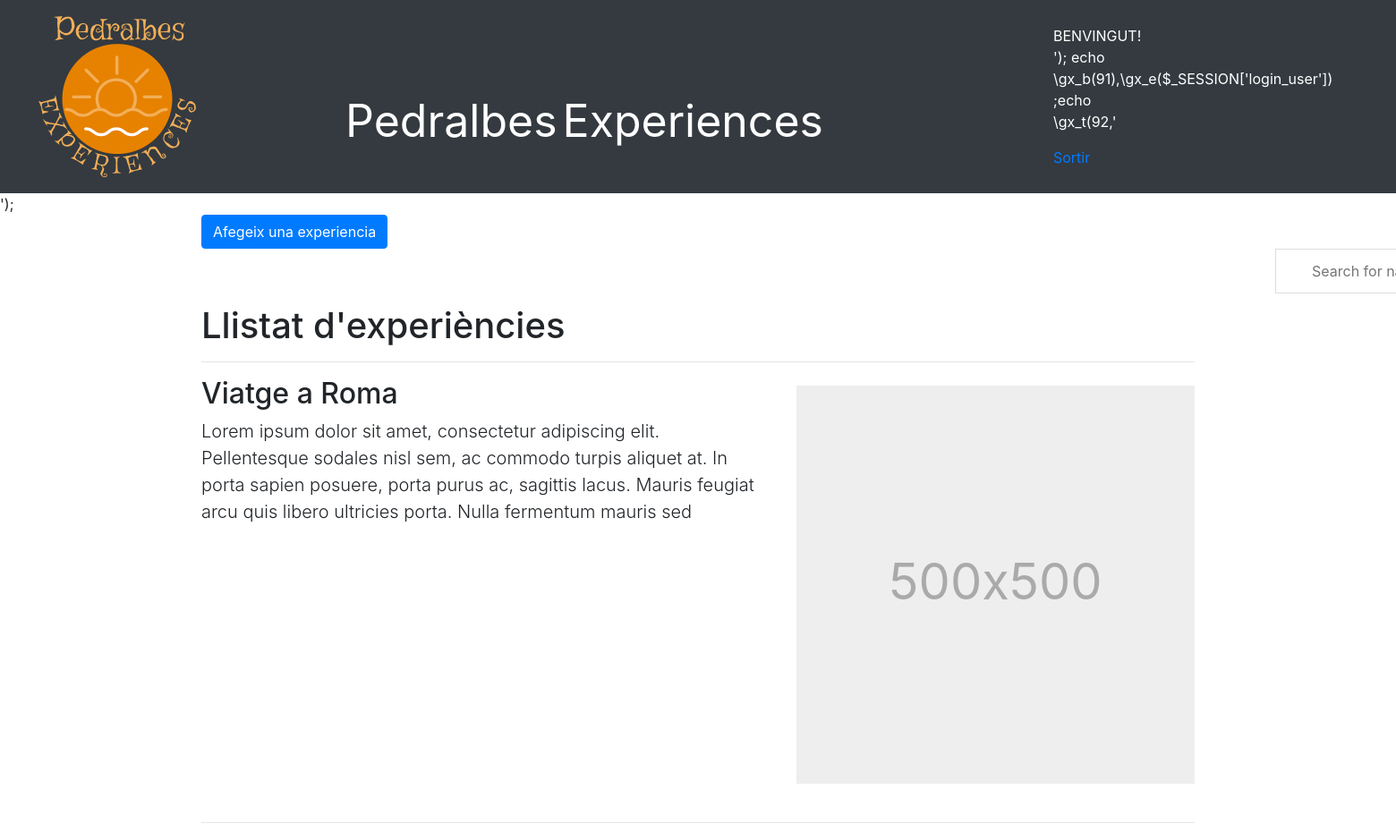
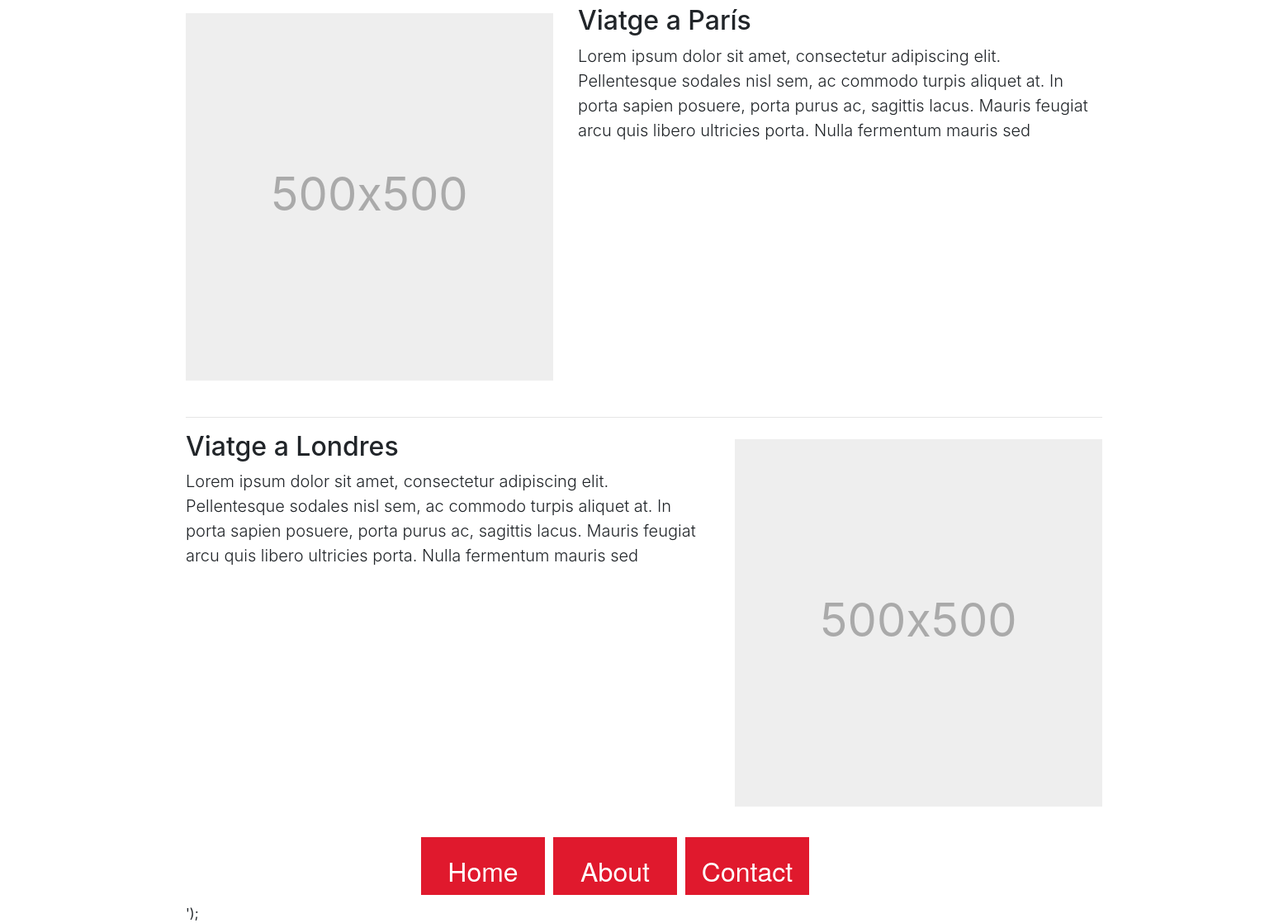
Before: /experiencies-registrat.php with the older database file (2 pictures, top to bottom).
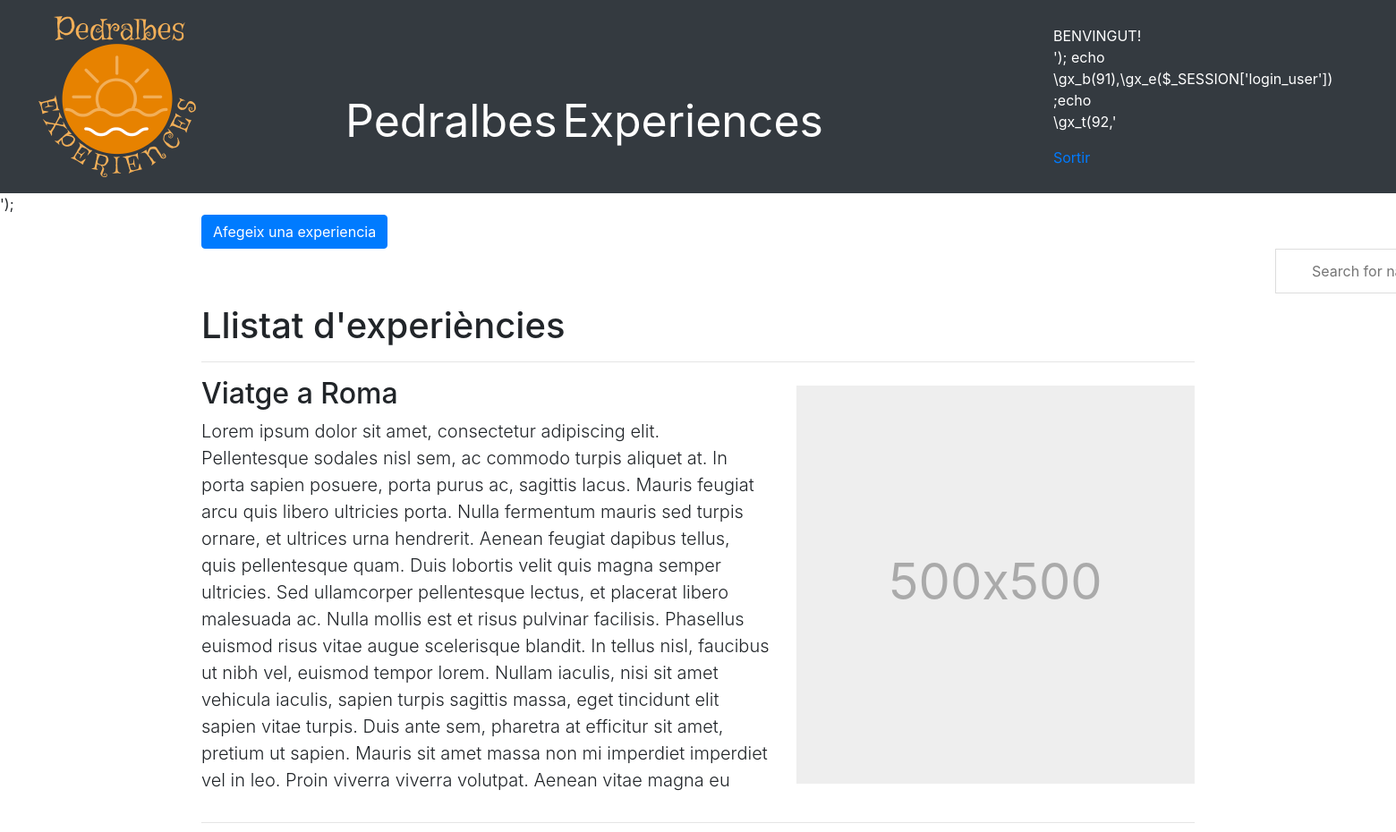
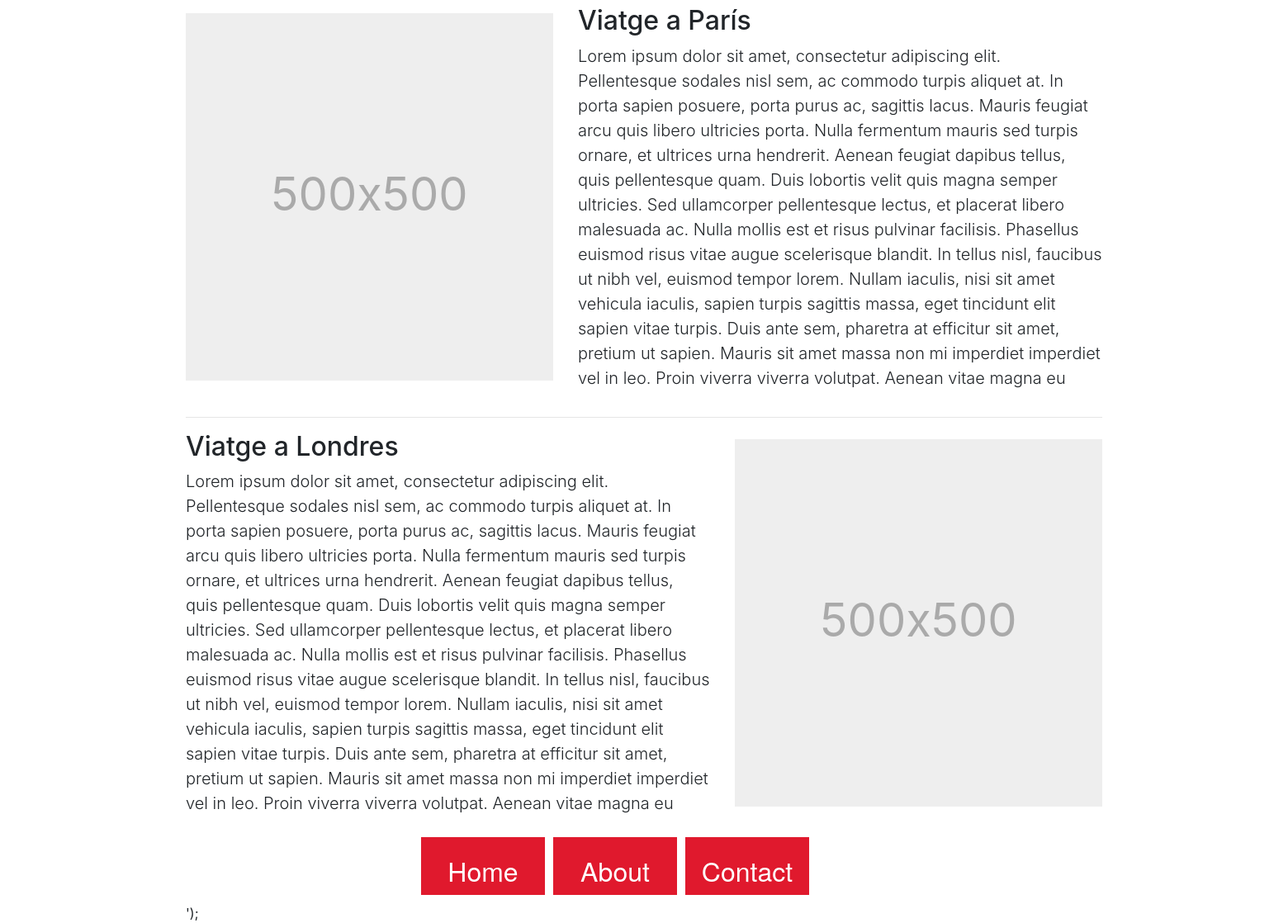
After: the same page with the newer database file (2 pictures, top to bottom).
### tables this page shows
CREATE TABLE experiencies(
	id INT(5) AUTO_INCREMENT PRIMARY KEY,
    titol VARCHAR (50) NOT NULL,
    dataPublicacio DATETIME DEFAULT CURRENT_TIMESTAMP,
    text VARCHAR(2000) NOT NULL,
    imatge VARCHAR(50) NOT NULL,
    valoracionsPositives INT(4) DEFAULT 0,
    valoracionsNegatives INT(4) DEFAULT 0,
    estat INT DEFAULT 1 CHECK(estat=0 || estat=1),
    idCategoria INT(2),
    idUsuari INT(5),
    FOREIGN KEY (idCategoria) REFERENCES categories(id)
    ON UPDATE CASCADE ON DELETE SET NULL,
    FOREIGN KEY (idUsuari) REFERENCES usuaris(id)
    ON UPDATE CASCADE ON DELETE SET NULL
);

### experiencies-registrat.php (the view, shortened to what this page needs)
<!DOCTYPE html>
  <html lang="en">
    <head>
      <link rel="stylesheet" type="text/css" href="css/bootstrap.min.css">
      <link rel="stylesheet" type="text/css" href="css/style.css">
      <link href="/docs/4.4/dist/css/bootstrap.min.css" rel="stylesheet">
      <link href="carousel.css" rel="stylesheet">
    </head>
    <body>
      <?php
        $cont = file_get_contents("header.php");
        echo $cont;
      ?>
      <main role="main">
      <div class="container marketing">
      <button type="button" class="btn btn-primary" onclick="location.href='afegirExp.php'">Afegeix una experiencia</button>
      <input type="text" id="myInput" onkeyup="myFunction()" placeholder="Search for names.." title="Type in a name">
        <h1>Llistat d'experiències</h1>
        <div class="wrapper fadeInDown">
          <div id="formContent">
            <?php
              include_once 'login.php';
              $sql = "SELECT * FROM experiencies ORDER BY ID";
              $experiencies = mysqli_query($conexio, $sql);
              $i = 0;
              foreach($experiencies as $experiencia){
                if($i % 2 == 0){
                  echo "<hr class='featurette-divider'>" .
                  "<div class='row featurette'>" .
                  "<div class='col-md-7'>" .
                  "<h2 class='featurette-heading'>" .
                  $experiencia['titol'] .
                  "</h2>
                  <p class='lead cortar-largo'>" .
                  $experiencia['text'] . "</p>
                  <p>
                  </div>
                  <div class='col-md-5'>
                  <svg class='bd-placeholder-img bd-placeholder-img-lg featurette-image img-fluid mx-auto' width='500' height='500' xmlns='http://www.w3.org/2000/svg' preserveAspectRatio='xMidYMid slice' focusable='false' role='img' aria-label='Placeholder: 500x500'><title>Placeholder</title><rect width='100%' height='100%' fill='#eee'></rect><text x='50%' y='50%' fill='#aaa' dy='.3em'>500x500</text></svg>
                  </div>
                  </div>";
                  $i++;
                }else{
                  echo "<hr class='featurette-divider'>" .
                    "<div class='row featurette'>" .
                    "<div class='col-md-7 order-md-2'>" .
                    "<h2 class='featurette-heading'>" .
                    $experiencia['titol'] .
                    "</h2>
                    <p class='lead cortar-largo'>" .
                    $experiencia['text'] . "</p>
                    <p>
                    </div>
                    <div class='col-md-5 order-md-1'>
                    <svg class='bd-placeholder-img bd-placeholder-img-lg featurette-image img-fluid mx-auto' width='500' height='500' xmlns='http://www.w3.org/2000/svg' preserveAspectRatio='xMidYMid slice' focusable='false' role='img' aria-label='Placeholder: 500x500'><title>Placeholder</title><rect width='100%' height='100%' fill='#eee'></rect><text x='50%' y='50%' fill='#aaa' dy='.3em'>500x500</text></svg>
                    </div>
                    </div>";
                    $i++;
                }
              }
            ?>
            <?php
              $cont = file_get_contents("footer.php");
              echo $cont;
            ?>
    </main>
  </body>
</html>

### css/style.css (style rules this page uses)
.bd-placeholder-img { font-size: 1.125rem; text-anchor: middle; -webkit-user-select: none; -moz-user-select: none; -ms-user-select: none; user-select: none; }
@media (min-width: 768px) { .bd-placeholder-img-lg { font-size: 3.5rem; margin-top: 10px; } }
html, body { height: 100%; }
.cortar-largo { height:420px; text-overflow:ellipsis; overflow:hidden; }
#menu { height: 10px; width: 630px; overflow: hidden; margin: 10px auto; text-align: center; text-justify: inter-word; padding-bottom:70px; }
#menu ul li { float: left; margin: 0 5px; list-style-type: none; }
#menu ul a { display: block; background: #e0192d; color: #fff; height: 80px; width: 150px; font: lighter 2em/80px "Helvetica Neue", Arial, Helvetica, Geneva, sans-serif; text-decoration: none; transition: all .35s ease-in-out; }
#myInput { margin-left: 1200px; background-position: 10px 12px; background-repeat: no-repeat; font-size: 16px; padding: 12px 20px 12px 40px; border: 1px solid #ddd; margin-bottom: 12px; }
.fototitulo { display:flex; color: white; font-size: 20px; }
.losdos { display:flex; margin-top:90px; margin-left: 140px; font-size:50px; }
.p { margin-right:3px; }
.e { margin-left:3px; }
.b { color:white; }

Changed rows visible on the page:
changed experiencies "Viatge a Roma": text "…Nulla fermentum mauris sed" → "…Nulla fermentum mauris sed turpis ornare, et ultrices urna hendrerit. Aenean feugiat dapibus tellus, quis pellentesque quam. Duis lobortis velit quis magna semper ultricies. Sed ullamcorper pellentesque lectus, et placerat libero malesuada ac. Nulla mollis est et risus pulvinar facilisis. Phasellus euismod risus vitae augue scelerisque blandit. In tellus nisl, faucibus ut nibh vel, euismod tempor lorem. Nullam iaculis, nisi sit amet vehicula iaculis, sapien turpis sagittis massa, eget tincidunt elit sapien vitae turpis. Duis ante sem, pharetra at efficitur sit amet, pretium ut sapien. Mauris sit amet massa non mi imperdiet imperdiet vel in leo. Proin viverra viverra volutpat. Aenean vitae…"
changed experiencies "Viatge a París": text "…Nulla fermentum mauris sed" → "…Nulla fermentum mauris sed turpis ornare, et ultrices urna hendrerit. Aenean feugiat dapibus tellus, quis pellentesque quam. Duis lobortis velit quis magna semper ultricies. Sed ullamcorper pellentesque lectus, et placerat libero malesuada ac. Nulla mollis est et risus pulvinar facilisis. Phasellus euismod risus vitae augue scelerisque blandit. In tellus nisl, faucibus ut nibh vel, euismod tempor lorem. Nullam iaculis, nisi sit amet vehicula iaculis, sapien turpis sagittis massa, eget tincidunt elit sapien vitae turpis. Duis ante sem, pharetra at efficitur sit amet, pretium ut sapien. Mauris sit amet massa non mi imperdiet imperdiet vel in leo. Proin viverra viverra volutpat. Aenean vitae…"
changed experiencies "Viatge a Londres": text "…Nulla fermentum mauris sed" → "…Nulla fermentum mauris sed turpis ornare, et ultrices urna hendrerit. Aenean feugiat dapibus tellus, quis pellentesque quam. Duis lobortis velit quis magna semper ultricies. Sed ullamcorper pellentesque lectus, et placerat libero malesuada ac. Nulla mollis est et risus pulvinar facilisis. Phasellus euismod risus vitae augue scelerisque blandit. In tellus nisl, faucibus ut nibh vel, euismod tempor lorem. Nullam iaculis, nisi sit amet vehicula iaculis, sapien turpis sagittis massa, eget tincidunt elit sapien vitae turpis. Duis ante sem, pharetra at efficitur sit amet, pretium ut sapien. Mauris sit amet massa non mi imperdiet imperdiet vel in leo. Proin viverra viverra volutpat. Aenean vitae…"
